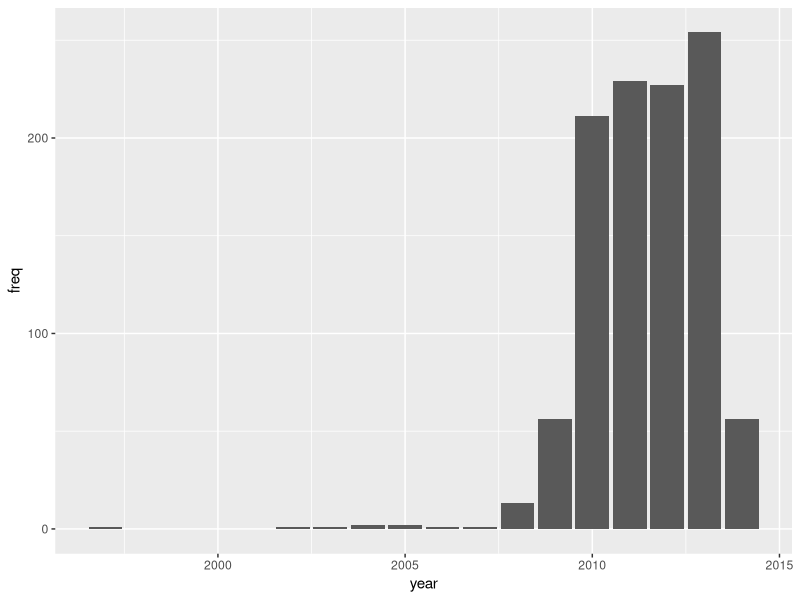
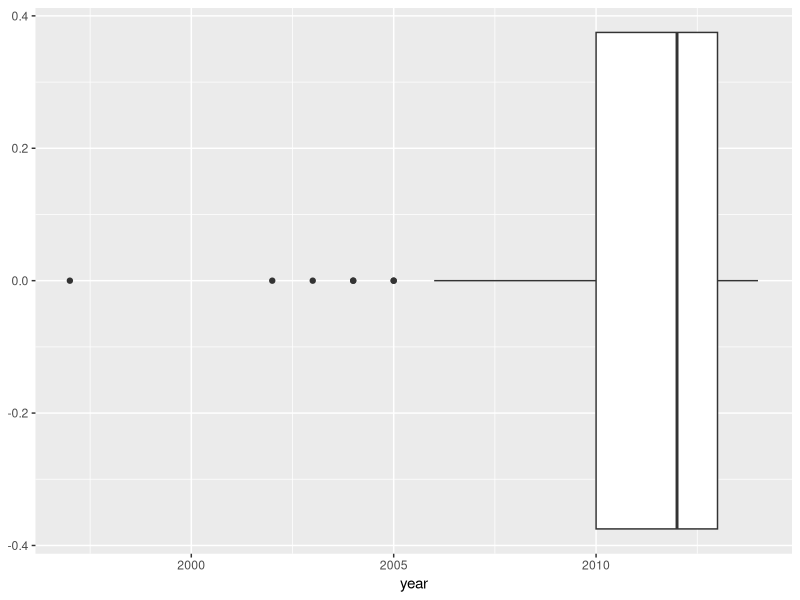
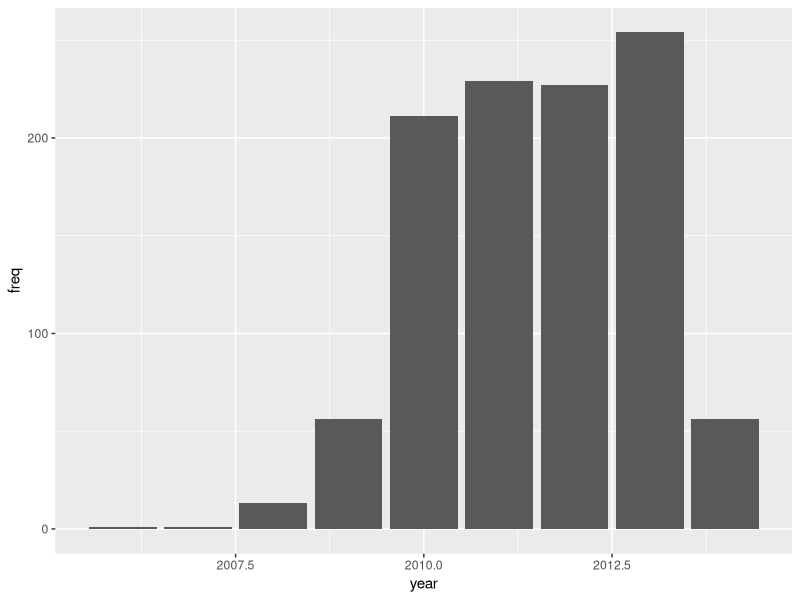
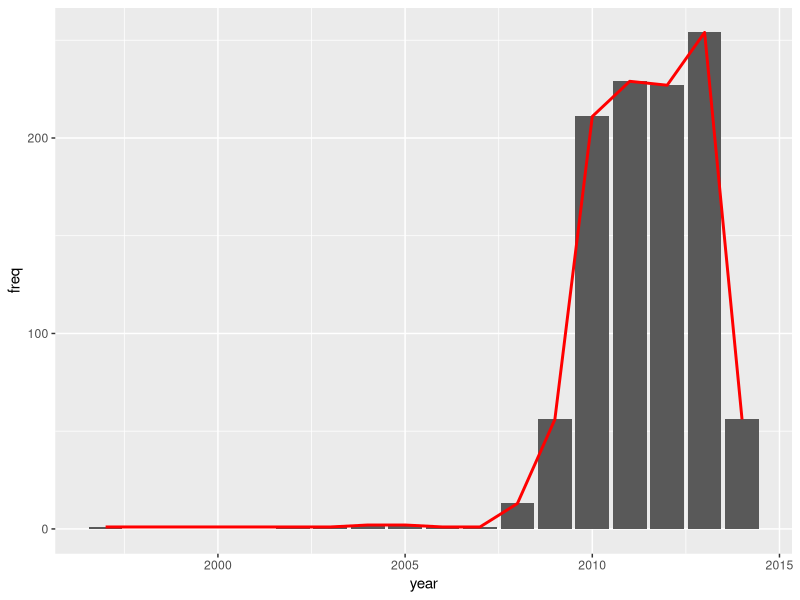

Write R code to recreate these figures, in order.
## ---- chunk 1
knitr::opts_chunk$set(echo = TRUE)
## ---- chunk 2
library(tidyverse)
library(ggplot2)
## ---- chunk 3
breaches <- read_csv("Cyber Security Breaches.csv")
## ---- chunk 4
number_of_breaches <- breaches %>% 
  group_by(year)%>%
  summarise(freq = n())
## ---- chunk 5
ggplot(number_of_breaches, aes(year, freq)) +
  geom_histogram(stat = "identity")
## ---- chunk 6
ggplot(breaches, aes(x = year)) +
  geom_boxplot()
## ---- chunk 7
number_of_breaches %>%
  filter(year > 2005) %>%
  ggplot(aes(year, freq)) +
  geom_histogram(stat = "identity")
## ---- chunk 8
missing <- breaches %>% filter(is.na(year))
missing
## ---- chunk 9
library(modelr)
mod <- lm(freq ~ year, data = number_of_breaches)
summary(mod)
## ---- chunk 10
range <- number_of_breaches %>% 
  add_predictions(mod, "freq1") 

ggplot(number_of_breaches, aes(year, freq)) +
  geom_col() +
  geom_line(data = range, colour = "red", size = 1)
